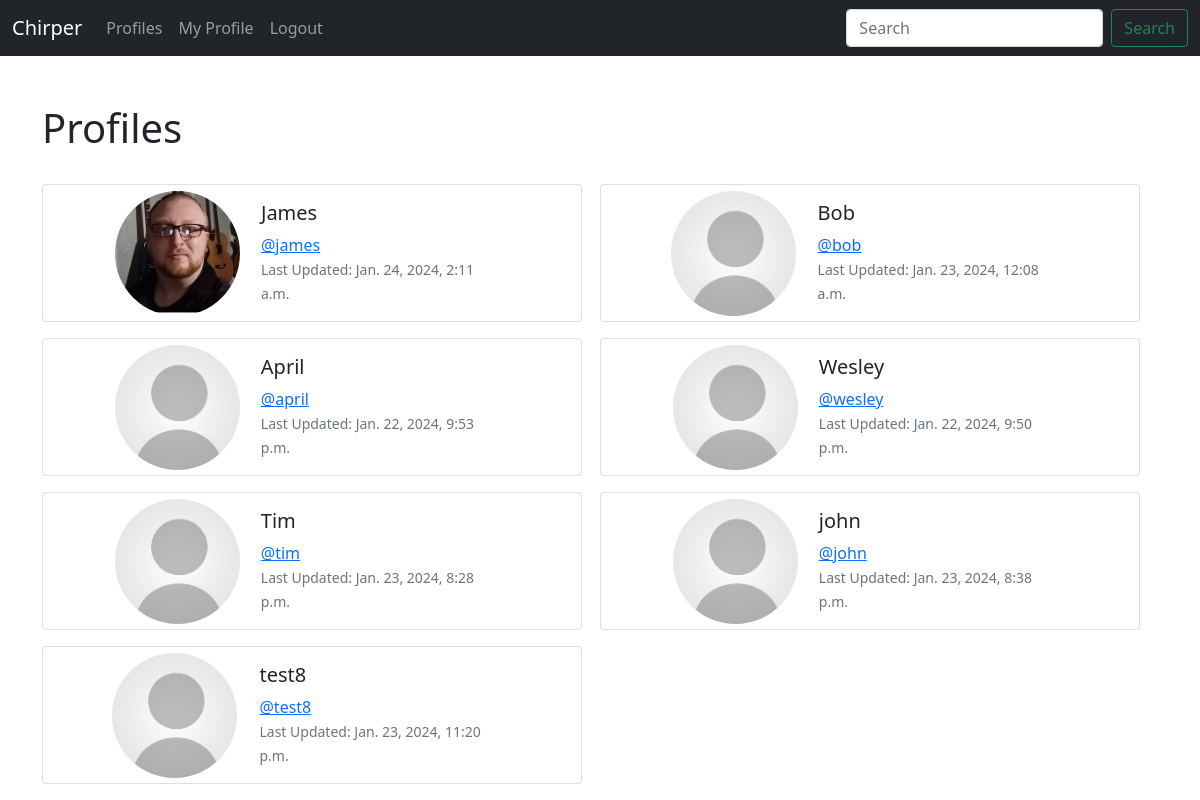
The app's page /profile_list/ (signed in), older data.
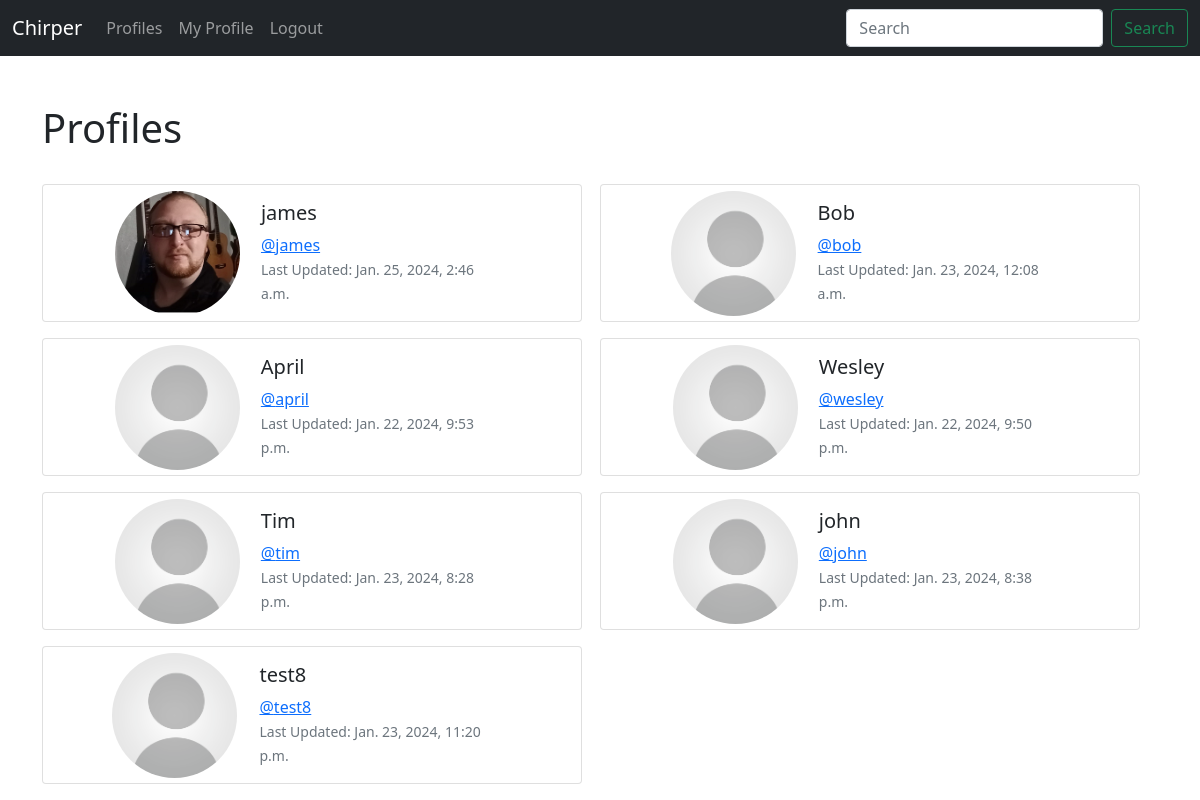
The same page, newer data.
### Chirper/models.py (models this page shows, shortened)
class Profile(models.Model):
    user = models.OneToOneField(User, on_delete=models.CASCADE)
    follows = models.ManyToManyField("self", related_name="followed_by", symmetrical=False, blank=True)
    date_modified = models.DateTimeField(User, auto_now=True)
    profile_image = models.ImageField(null=True, blank=True, upload_to="images/")

### Chirper/views.py (the view)
# urls.py: path('profile_list/', views.profile_list, name='profile_list'),
def profile_list(request):
    if request.user.is_authenticated:
        profiles = Profile.objects.exclude(user=request.user)
        return render(request, 'profile_list.html', {'profiles':profiles})
    else:
        messages.success(request, ("You must be logged in to view this page"))
        return redirect('home')

### Chirper/templates/profile_list.html
{% extends 'base.html' %}
{% load static %}
{% block content %}
    <br><h1>Profiles</h1><br>
    <div class="col-md-12" style="display: grid; grid-template-columns: repeat(2, 1fr);">
        {% if profiles %}
            {% for profile in profiles %}
                <div class="card mb-3" style="max-width: 540px; display: flex; align-items: center; justify-content: space-around;">
                    <div class="row g-0">
                        <div class="col-md-4" style="display: grid; place-items: center;">
                            {% if profile.profile_image %}
                                <img src="{{ profile.profile_image.url }}" width="125" height="125" class="image-fluid rounded-circle" alt="{{ profile.user.username }}"/>
                            {% else %}
                                <img src="{% static 'images/generic-user-icon-12.jpg' %}" width="125" height="125" class="image-fluid rounded-circle" alt="{{ profile.user.username }}">
                            {% endif %}
                        </div>
                        <div class="col-md-8">
                            <div class="card-body">
                                <h5 class="card-title">{{ profile.user.username }} <br></h5>
                                <a href="{% url 'profile' profile.user.id %}"><p class="card-text">@{{ profile.user.username|lower }}</p></a>
                                <p class="card-text"><small class="text-muted">Last Updated: {{ profile.date_modified }}</small></p>
                            </div>
                        </div>
                    </div>
                </div>
            {% endfor %}
        {% endif %}
    </div>
{% endblock %}

Row changes from the older to the newer data that the page shows:
changed Profile "james": user.username "James" → "james"; date_modified "Jan. 24, 2024, 2:11 a.m." → "Jan. 25, 2024, 2:46 a.m."
